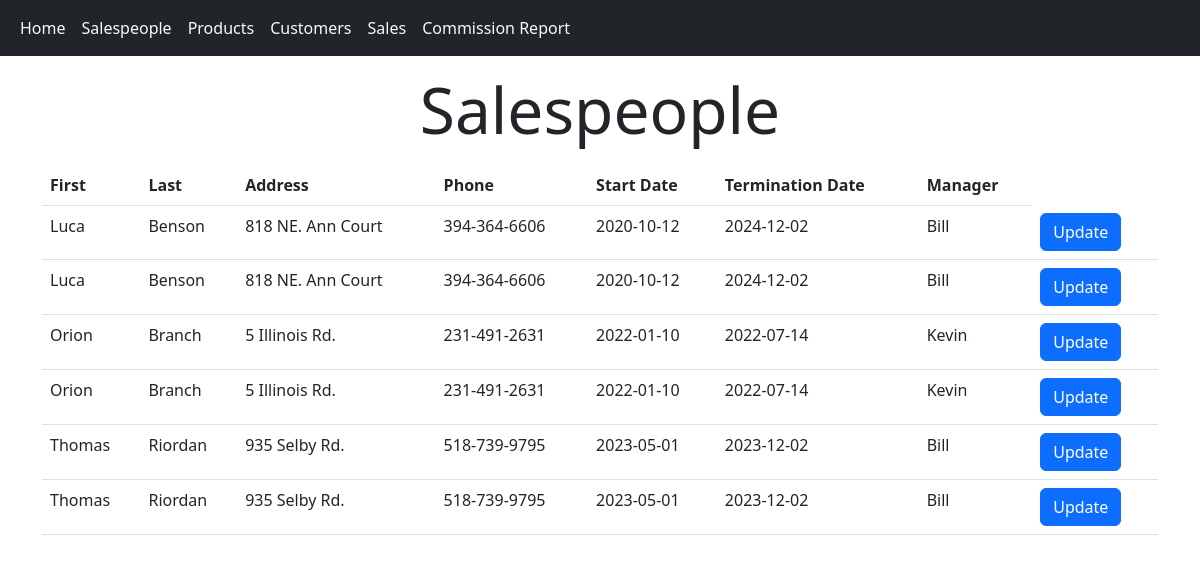
Page /salespeople on the earlier database version.
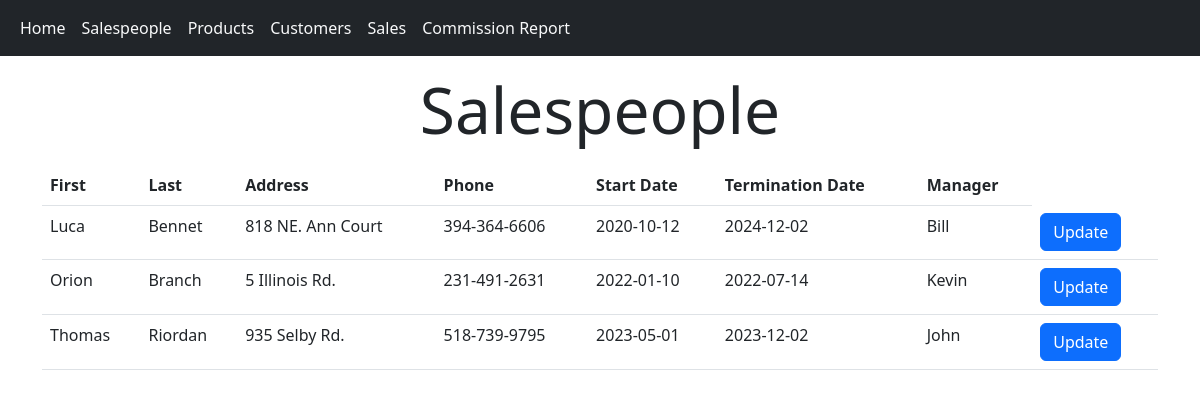
Same page on the later database version.
### bespoked_bikes_sales/models.py (models this page shows)
class Salesperson(db.Model):
    id: Mapped[int] = mapped_column(primary_key=True)
    first_name: Mapped[str] = mapped_column(String(20))
    last_name: Mapped[str] = mapped_column(String(20))
    address: Mapped[str] = mapped_column(String(50))
    phone: Mapped[str] = mapped_column(String(10))
    start_date: Mapped[date] = mapped_column()
    termination_date: Mapped[date] = mapped_column()
    manager: Mapped[str] = mapped_column(String(40))
    sales: Mapped[List["Sale"]] = relationship(back_populates="salesperson")

### bespoked_bikes_sales/routes.py (the view)
@app.route("/salespeople")
def salespeople():
    people = db.session.execute(db.select(Salesperson).order_by(Salesperson.last_name)).scalars()
    return render_template("salespeople.jinja", salespeople=people)

### bespoked_bikes_sales/templates/salespeople.jinja (shortened to what this page needs)
{% extends "base.jinja" %}
{% block body %}
<div class="container">
	<h1 class="display-3 mt-3 mb-3 text-center">Salespeople</h1>
	<table class="table">
		<thead>
			<tr>
				<th scope="col">First</th>
				<th scope="col">Last</th>
				<th scope="col">Address</th>
				<th scope="col">Phone</th>
				<th scope="col">Start Date</th>
				<th scope="col">Termination Date</th>
				<th scope="col">Manager</th>
			</tr>
		</thead>
		<tbody>
			{% for salesperson in salespeople %}
			<tr>
				<td>{{ salesperson.first_name }}</td>
				<td>{{ salesperson.last_name }}</td>
				<td>{{ salesperson.address }}</td>
				<td>{{ salesperson.phone }}</td>
				<td>{{ salesperson.start_date }}</td>
				<td>{{ salesperson.termination_date }}</td>
				<td>{{ salesperson.manager }}</td>
				<td>
					<a href="/salespeople/{{ salesperson.id }}" class="btn btn-primary">Update</a>
				</td>
			</tr>
			{% endfor %}
		</tbody>
	</table>
</div>
{% endblock body %}

### bespoked_bikes_sales/templates/base.jinja (shortened to what this page needs)
<!DOCTYPE html>
<html lang="en">
<head>
	<link href="https://cdn.jsdelivr.net/npm/bootstrap@5.3.0-alpha3/dist/css/bootstrap.min.css" rel="stylesheet"
>
</head>
<body>
	{% include "navbar.jinja" %}
	{% block body %} {% endblock %}
</body>
</html>

### bespoked_bikes_sales/templates/navbar.jinja
<nav class="navbar navbar-expand-lg bg-dark">
	<div class="container-fluid">
		<div class="collapse navbar-collapse" id="navbarSupportedContent">
			<div class="navbar-nav">
				<a class="nav-link text-light" aria-current="page" href="/">Home</a>
				<a class="nav-link text-light" href="/salespeople">Salespeople</a>
				<a class="nav-link text-light" href="/products">Products</a>
				<a class="nav-link text-light" href="/customers">Customers</a>
				<a class="nav-link text-light" href="/sales">Sales</a>
				<a class="nav-link text-light" href="/sales-report">Commission Report</a>
			</div>
		</div>
	</div>
</nav>

Differences in the rows shown:
removed Salesperson: first_name "Luca", last_name "Benson", address "818 NE. Ann Court", phone "394-364-6606", start_date "2020-10-12", termination_date "2024-12-02", manager "Bill"
removed Salesperson: first_name "Orion", last_name "Branch", address "5 Illinois Rd.", phone "231-491-2631", start_date "2022-01-10", termination_date "2022-07-14", manager "Kevin"
removed Salesperson: first_name "Thomas", last_name "Riordan", address "935 Selby Rd.", phone "518-739-9795", start_date "2023-05-01", termination_date "2023-12-02", manager "Bill"
changed Salesperson "Luca": last_name "Benson" → "Bennet"
changed Salesperson "Thomas": manager "Bill" → "John"
